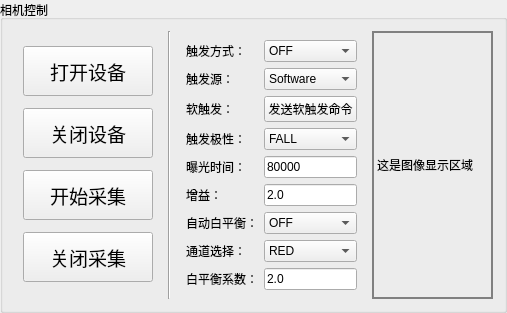
         <widget class="QGroupBox" name="groupBox_2">
          <property name="title">
           <string>相机控制</string>
          </property>
          <layout class="QGridLayout" name="gridLayout" columnstretch="2,1,3,6" columnminimumwidth="0,0,0,0">
           <item row="0" column="0">
            <widget class="QWidget" name="widget_3" native="true">
             <layout class="QVBoxLayout" name="verticalLayout_14">
              <item alignment="Qt::AlignHCenter">
               <widget class="QPushButton" name="btn_OpenDevice">
                <property name="minimumSize">
                 <size>
                  <width>130</width>
                  <height>50</height>
                 </size>
                </property>
                <property name="maximumSize">
                 <size>
                  <width>130</width>
                  <height>50</height>
                 </size>
                </property>
                <property name="font">
                 <font>
                  <family>Microsoft YaHei UI</family>
                  <pointsize>14</pointsize>
                 </font>
                </property>
                <property name="text">
                 <string>打开设备</string>
                </property>
               </widget>
              </item>
              <item alignment="Qt::AlignHCenter">
               <widget class="QPushButton" name="btn_CloseDevice">
                <property name="minimumSize">
                 <size>
                  <width>130</width>
                  <height>50</height>
                 </size>
                </property>
                <property name="maximumSize">
                 <size>
                  <width>130</width>
                  <height>50</height>
                 </size>
                </property>
                <property name="font">
                 <font>
                  <family>Microsoft YaHei UI</family>
                  <pointsize>14</pointsize>
                 </font>
                </property>
                <property name="text">
                 <string>关闭设备</string>
                </property>
               </widget>
              </item>
              <item alignment="Qt::AlignHCenter">
               <widget class="QPushButton" name="btn_StartDevice">
                <property name="minimumSize">
                 <size>
                  <width>130</width>
                  <height>50</height>
                 </size>
                </property>
                <property name="maximumSize">
                 <size>
                  <width>130</width>
                  <height>50</height>
                 </size>
                </property>
                <property name="font">
                 <font>
                  <family>Microsoft YaHei UI</family>
                  <pointsize>14</pointsize>
                 </font>
                </property>
                <property name="text">
                 <string>开始采集</string>
                </property>
               </widget>
              </item>
              <item alignment="Qt::AlignHCenter">
               <widget class="QPushButton" name="btn_StopDevice">
                <property name="minimumSize">
                 <size>
                  <width>130</width>
                  <height>50</height>
                 </size>
                </property>
                <property name="maximumSize">
                 <size>
                  <width>130</width>
                  <height>50</height>
                 </size>
                </property>
                <property name="font">
                 <font>
                  <family>Microsoft YaHei UI</family>
                  <pointsize>14</pointsize>
                 </font>
                </property>
                <property name="text">
                 <string>关闭采集</string>
                </property>
               </widget>
              </item>
             </layout>
            </widget>
           </item>
           <item row="0" column="1">
            <widget class="Line" name="line">
             <property name="orientation">
              <enum>Qt::Vertical</enum>
             </property>
            </widget>
           </item>
           <item row="0" column="2">
            <widget class="QWidget" name="widget_4" native="true">
             <layout class="QGridLayout" name="gridLayout_2">
              <item row="0" column="0">
               <widget class="QLabel" name="label_2">
                <property name="text">
                 <string>触发方式：</string>
                </property>
               </widget>
              </item>
              <item row="0" column="1">
               <widget class="QComboBox" name="cb_TriggerMode">
                <item>
                 <property name="text">
                  <string>OFF</string>
                 </property>
                </item>
                <item>
                 <property name="text">
                  <string>ON</string>
                 </property>
                </item>
               </widget>
              </item>
              <item row="1" column="0">
               <widget class="QLabel" name="label_3">
                <property name="text">
                 <string>触发源：</string>
                </property>
               </widget>
              </item>
              <item row="1" column="1">
               <widget class="QComboBox" name="cb_TriggerSource">
                <item>
                 <property name="text">
                  <string>Software</string>
                 </property>
                </item>
                <item>
                 <property name="text">
                  <string>Line0</string>
                 </property>
                </item>
                <item>
                 <property name="text">
                  <string>Line2</string>
                 </property>
                </item>
                <item>
                 <property name="text">
                  <string>Line3</string>
                 </property>
                </item>
               </widget>
              </item>
              <item row="2" column="0">
               <widget class="QLabel" name="label_4">
                <property name="text">
                 <string>软触发：</string>
                </property>
               </widget>
              </item>
              <item row="2" column="1">
               <widget class="QPushButton" name="btn_SoftTriggerCommand">
                <property name="text">
                 <string>发送软触发命令</string>
                </property>
               </widget>
              </item>
              <item row="3" column="0">
               <widget class="QLabel" name="label_17">
                <property name="text">
                 <string>触发极性：</string>
                </property>
               </widget>
              </item>
              <item row="3" column="1">
               <widget class="QComboBox" name="cb_TriggerActivation">
                <item>
                 <property name="text">
                  <string>FALL</string>
                 </property>
                </item>
                <item>
                 <property name="text">
                  <string>RISE</string>
                 </property>
                </item>
               </widget>
              </item>
              <item row="4" column="0">
               <widget class="QLabel" name="label_13">
                <property name="text">
                 <string>曝光时间：</string>
                </property>
               </widget>
              </item>
              <item row="4" column="1">
               <widget class="QLineEdit" name="txt_Shutter">
                <property name="text">
                 <string>80000</string>
                </property>
               </widget>
              </item>
              <item row="5" column="0">
               <widget class="QLabel" name="label_14">
                <property name="text">
                 <string>增益：</string>
                </property>
               </widget>
              </item>
              <item row="5" column="1">
               <widget class="QLineEdit" name="txt_Gain">
                <property name="text">
                 <string>2.0</string>
                </property>
               </widget>
              </item>
              <item row="6" column="0">
               <widget class="QLabel" name="label_16">
                <property name="text">
                 <string>自动白平衡：</string>
                </property>
               </widget>
              </item>
              <item row="6" column="1">
               <widget class="QComboBox" name="cb_AutoWhite">
                <item>
                 <property name="text">
                  <string>OFF</string>
                 </property>
                </item>
                <item>
                 <property name="text">
                  <string>Once</string>
                 </property>
                </item>
                <item>
                 <property name="text">
                  <string>Continuous</string>
                 </property>
                </item>
               </widget>
              </item>
              <item row="7" column="0">
               <widget class="QLabel" name="label_18">
                <property name="text">
                 <string>通道选择：</string>
                </property>
               </widget>
              </item>
              <item row="7" column="1">
               <widget class="QComboBox" name="cb_RatioSelector">
                <item>
                 <property name="text">
                  <string>RED</string>
                 </property>
                </item>
                <item>
                 <property name="text">
                  <string>GREEN</string>
                 </property>
                </item>
                <item>
                 <property name="text">
                  <string>BLUE</string>
                 </property>
                </item>
               </widget>
              </item>
              <item row="8" column="0">
               <widget class="QLabel" name="label_19">
                <property name="text">
                 <string>白平衡系数：</string>
                </property>
               </widget>
              </item>
              <item row="8" column="1">
               <widget class="QLineEdit" name="txt_BalanceRatio">
                <property name="text">
                 <string>2.0</string>
                </property>
               </widget>
              </item>
             </layout>
            </widget>
           </item>
           <item row="0" column="3">
            <widget class="QLabel" name="Image_display">
             <property name="styleSheet">
              <string notr="true">QLabel
{
	border:2px solid gray;
}</string>
             </property>
             <property name="text">
              <string>这是图像显示区域</string>
             </property>
            </widget>
           </item>
          </layout>
         </widget>
